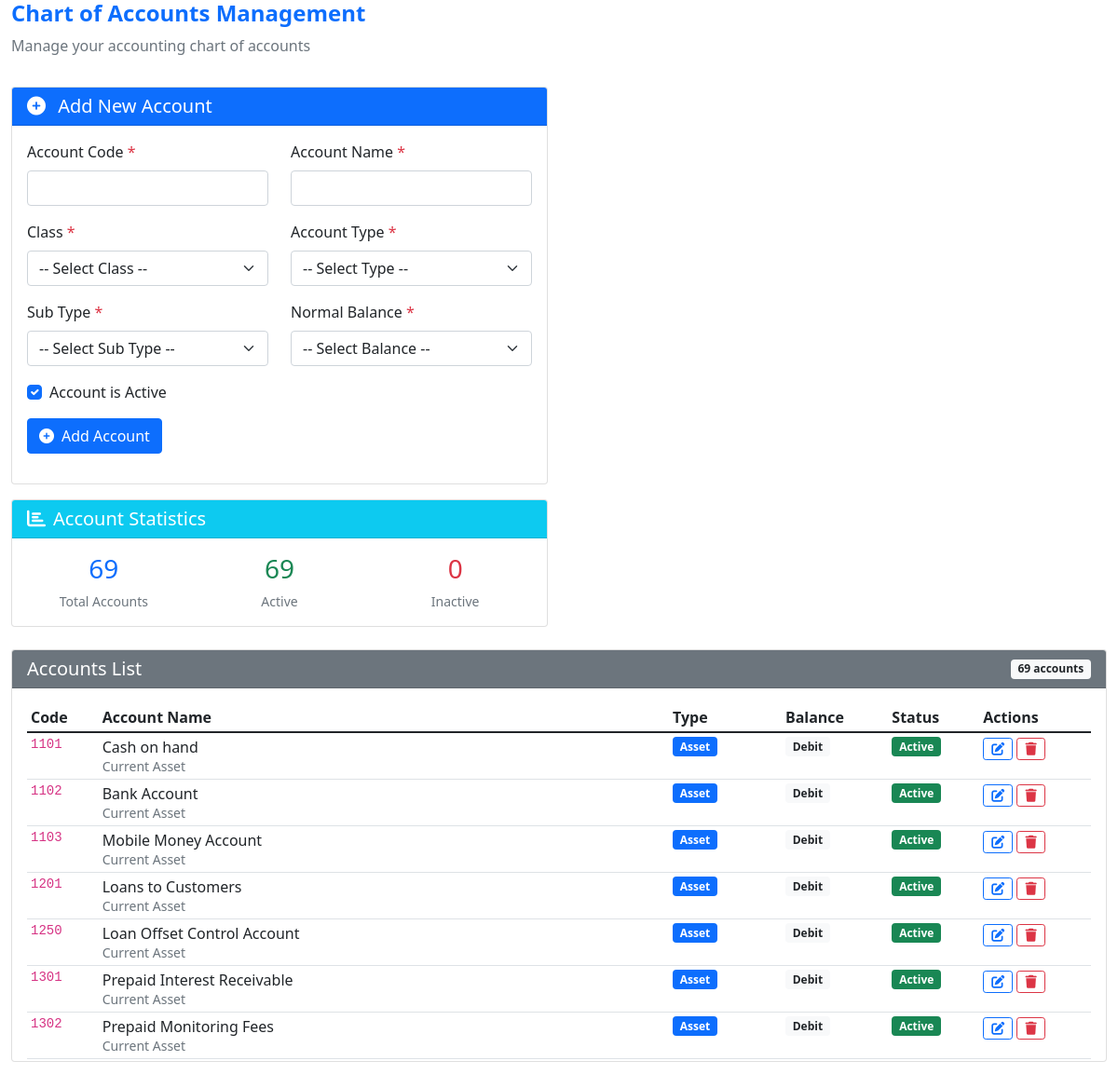
/app.gracelending/modules/chart_of_accounts.php, run on the app's committed database.
### tables this page shows
CREATE TABLE `chart_of_accounts` (
  `account_id` int(11) NOT NULL,
  `class` varchar(50) NOT NULL,
  `account_code` varchar(10) NOT NULL,
  `account_name` varchar(255) NOT NULL,
  `account_type` varchar(50) DEFAULT NULL,
  `sub_type` varchar(50) DEFAULT NULL,
  `normal_balance` varchar(10) DEFAULT NULL,
  `is_active` tinyint(4) DEFAULT '1',
  `created_at` timestamp NOT NULL DEFAULT CURRENT_TIMESTAMP,
  `updated_at` timestamp NOT NULL DEFAULT CURRENT_TIMESTAMP ON UPDATE CURRENT_TIMESTAMP
);

### app.gracelending/modules/chart_of_accounts.php (the view, shortened to what this page needs)
<?php
$conn = getConnection();
$conn->set_charset("utf8mb4");
$accounts_query = "
    SELECT * FROM chart_of_accounts
    ORDER BY
        CASE class
            WHEN 'Balance Sheet' THEN 1
            WHEN 'Income Statement' THEN 2
            ELSE 3
        END,
        account_code ASC
";
$accounts_result = $conn->query($accounts_query);
$stats_query = "
    SELECT
        COUNT(*) as total,
        SUM(CASE WHEN is_active = 1 THEN 1 ELSE 0 END) as active,
        SUM(CASE WHEN is_active = 0 THEN 1 ELSE 0 END) as inactive
    FROM chart_of_accounts
";
$stats_result = $conn->query($stats_query);
$stats = $stats_result->fetch_assoc();
?>
<div class="container-fluid">
<!DOCTYPE html>
<html lang="en">
<head>
    <link href="https://cdn.jsdelivr.net/npm/bootstrap@5.1.3/dist/css/bootstrap.min.css" rel="stylesheet">
    <link rel="stylesheet" href="https://cdn.jsdelivr.net/npm/bootstrap-icons@1.8.1/font/bootstrap-icons.css">
    <link rel="stylesheet" href="https://cdnjs.cloudflare.com/ajax/libs/font-awesome/6.0.0/css/all.min.css">
</head>
<body>
    <div class="row mb-3">
        <div class="col-12">
            <h2 class="h4 fw-bold text-primary">Chart of Accounts Management</h2>
            <p class="text-muted">Manage your accounting chart of accounts</p>
        </div>
    </div>
    <div class="row">
        <div class="col-md-6 mb-4">
            <div class="card">
                <div class="card-header bg-primary text-white">
                    <h5 class="mb-0">
                        <i class="fas fa-plus-circle me-2"></i>
                        Add New Account
                    </h5>
                </div>
                <div class="card-body">
                    <form method="POST" id="accountForm">
                        <div class="row">
                            <div class="col-md-6 mb-3">
                                <label class="form-label">Account Code <span class="text-danger">*</span></label>
                                <input type="text" name="account_code" class="form-control"
                                    value="<?php echo isset($_POST['account_code']) ? htmlspecialchars($_POST['account_code']) : ''; ?>"
                                    pattern="[0-9]{1,6}" title="1-6 digit numeric code" required>
                            </div>
                            <div class="col-md-6 mb-3">
                                <label class="form-label">Account Name <span class="text-danger">*</span></label>
                                <input type="text" name="account_name" class="form-control"
                                    value="<?php echo isset($_POST['account_name']) ? htmlspecialchars($_POST['account_name']) : ''; ?>"
                                    required>
                            </div>
                        </div>
                        <div class="row">
                            <div class="col-md-6 mb-3">
                                <label class="form-label">Class <span class="text-danger">*</span></label>
                                <select name="class" class="form-select" required id="classSelect">
                                    <option value="">-- Select Class --</option>
                                </select>
                            </div>
                            <div class="col-md-6 mb-3">
                                <label class="form-label">Account Type <span class="text-danger">*</span></label>
                                <select name="account_type" class="form-select" required id="accountTypeSelect">
                                    <option value="">-- Select Type --</option>
                                </select>
                            </div>
                        </div>
                        <div class="row">
                            <div class="col-md-6 mb-3">
                                <label class="form-label">Sub Type <span class="text-danger">*</span></label>
                                <select name="sub_type" class="form-select" required id="subTypeSelect">
                                    <option value="">-- Select Sub Type --</option>
                                </select>
                            </div>
                            <div class="col-md-6 mb-3">
                                <label class="form-label">Normal Balance <span class="text-danger">*</span></label>
                                <select name="normal_balance" class="form-select" required id="normalBalanceSelect">
                                    <option value="">-- Select Balance --</option>
                                </select>
                            </div>
                        </div>
                        <div class="mb-3">
                            <div class="form-check">
                                <input type="checkbox" name="is_active" class="form-check-input" id="isActive" checked>
                                <label class="form-check-label" for="isActive">
                                    Account is Active
                                </label>
                            </div>
                        </div>
                        <button type="submit" name="add_account" class="btn btn-primary">
                            <i class="fas fa-plus-circle me-2"></i>Add Account
                        </button>
                    </form>
                </div>
            </div>
            <div class="card mt-3">
                <div class="card-header bg-info text-white">
                    <h5 class="mb-0"><i class="fas fa-chart-bar me-2"></i>Account Statistics</h5>
                </div>
                <div class="card-body">
                    <div class="row text-center">
                        <div class="col-4">
                            <h3 class="text-primary"><?php echo $stats['total']; ?></h3>
                            <small class="text-muted">Total Accounts</small>
                        </div>
                        <div class="col-4">
                            <h3 class="text-success"><?php echo $stats['active']; ?></h3>
                            <small class="text-muted">Active</small>
                        </div>
                        <div class="col-4">
                            <h3 class="text-danger"><?php echo $stats['inactive']; ?></h3>
                            <small class="text-muted">Inactive</small>
                        </div>
                    </div>
                </div>
            </div>
        </div>
        <div class="col-md-1/2 mb-4">
            <div class="card mb-4">
                <div class="card-header bg-secondary text-white">
                    <div class="d-flex justify-content-between align-items-center">
                        <h5 class="mb-0">Accounts List</h5>
                        <span class="badge bg-light text-dark"><?php echo $accounts_result->num_rows; ?> accounts</span>
                    </div>
                </div>
                <div class="card-body" style="max-height: 400px; overflow-y: auto;">
                    <?php if ($accounts_result && $accounts_result->num_rows > 0): ?>
                        <table class="table table-sm table-hover">
                            <thead>
                                <tr>
                                    <th>Code</th>
                                    <th>Account Name</th>
                                    <th>Type</th>
                                    <th>Balance</th>
                                    <th>Status</th>
                                    <th>Actions</th>
                                </tr>
                            </thead>
                            <tbody>
                                <?php while($account = $accounts_result->fetch_assoc()): ?>
                                <tr>
                                    <td><code><?php echo htmlspecialchars($account['account_code']); ?></code></td>
                                    <td>
                                        <div><?php echo htmlspecialchars($account['account_name']); ?></div>
                                        <small class="text-muted"><?php echo htmlspecialchars($account['sub_type']); ?></small>
                                    </td>
                                    <td>
                                        <span class="badge bg-<?php
                                            echo $account['account_type'] == 'Asset' ? 'primary' :
                                                  ($account['account_type'] == 'Liability' ? 'warning' :
                                                  ($account['account_type'] == 'Equity' ? 'info' :
                                                  ($account['account_type'] == 'Revenue' ? 'success' : 'danger')));
                                        ?>">
                                            <?php echo htmlspecialchars($account['account_type']); ?>
                                        </span>
                                    </td>
                                    <td>
                                        <span class="badge bg-light text-dark">
                                            <?php echo htmlspecialchars($account['normal_balance']); ?>
                                        </span>
                                    </td>
                                    <td>
                                        <?php if ($account['is_active'] == 1): ?>
                                            <span class="badge bg-success">Active</span>
                                        <?php else: ?>
                                            <span class="badge bg-danger">Inactive</span>
                                        <?php endif; ?>
                                    </td>
                                    <td>
                                        <a href="?page=edit_chart_of_account&id=<?php echo $account['account_id']; ?>"
                                           class="btn btn-sm btn-outline-primary" title="Edit">
                                           <i class="fas fa-edit"></i>
                                        </a>
                                        <a href="?page=chart_of_accounts&delete=<?php echo $account['account_id']; ?>"
                                           class="btn btn-sm btn-outline-danger"
                                           title="Delete"
                                           onclick="return confirm('Are you sure you want to delete account <?php echo htmlspecialchars($account['account_code']); ?>? This action cannot be undone.');">
                                           <i class="fas fa-trash"></i>
                                        </a>
                                    </td>
                                </tr>
                                <?php endwhile; ?>
                            </tbody>
                        </table>
                    <?php else: ?>
                        <p class="text-muted text-center py-4">No accounts found. Add your first account.</p>
                    <?php endif; ?>
                </div>
            </div>
        </div>
    </div>
</div>
</body>
</html>

### data on the page
chart_of_accounts: account_code "1101", account_name "Cash on hand", sub_type "Current Asset", account_type "Asset", normal_balance "Debit", is_active "Active"
chart_of_accounts: account_code "1102", account_name "Bank Account", sub_type "Current Asset", account_type "Asset", normal_balance "Debit", is_active "Active"
chart_of_accounts: account_code "1103", account_name "Mobile Money Account", sub_type "Current Asset", account_type "Asset", normal_balance "Debit", is_active "Active"
chart_of_accounts: account_code "1201", account_name "Loans to Customers", sub_type "Current Asset", account_type "Asset", normal_balance "Debit", is_active "Active"
chart_of_accounts: account_code "1250", account_name "Loan Offset Control Account", sub_type "Current Asset", account_type "Asset", normal_balance "Debit", is_active "Active"
chart_of_accounts: account_code "1301", account_name "Prepaid Interest Receivable", sub_type "Current Asset", account_type "Asset", normal_balance "Debit", is_active "Active"
chart_of_accounts: account_code "1302", account_name "Prepaid Monitoring Fees", sub_type "Current Asset", account_type "Asset", normal_balance "Debit", is_active "Active"

### other printed values
$stats['total'] "69"
$stats['active'] "69"
$stats['inactive'] "0"
$accounts_result->num_rows "69"
